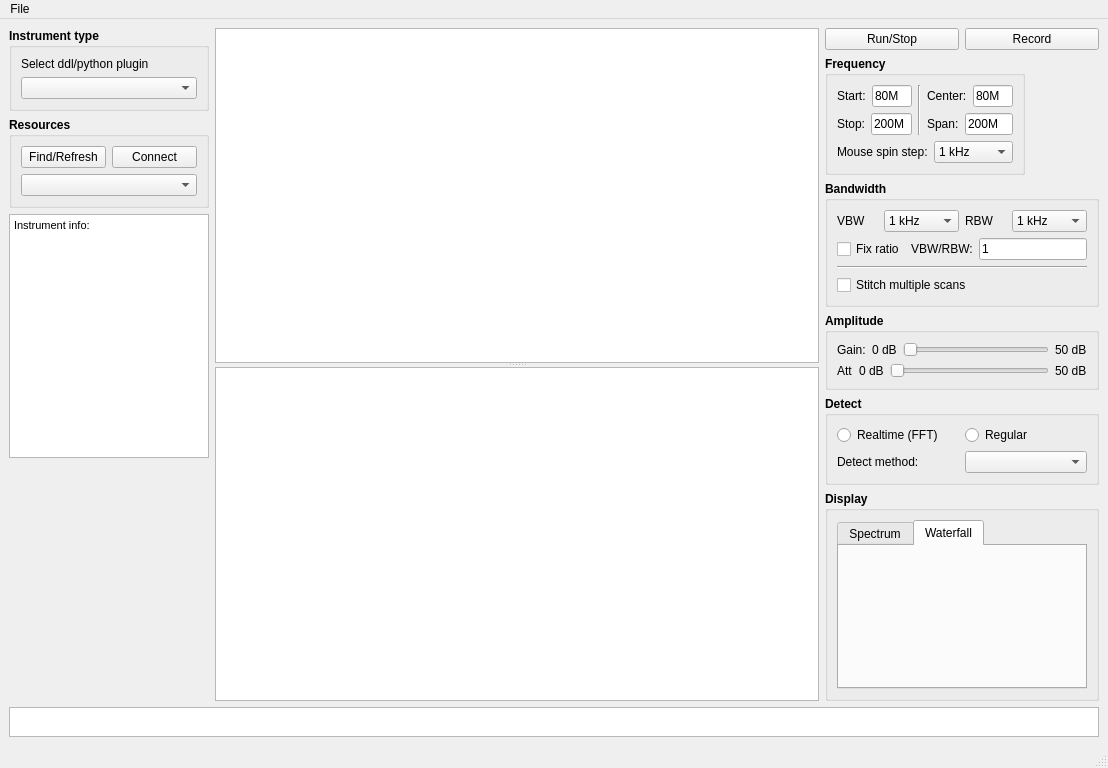
<?xml version="1.0" encoding="UTF-8"?>
<ui version="4.0">
 <class>MainWindow</class>
 <widget class="QMainWindow" name="MainWindow">
  <property name="geometry">
   <rect>
    <x>0</x>
    <y>0</y>
    <width>1108</width>
    <height>632</height>
   </rect>
  </property>
  <property name="windowTitle">
   <string>MainWindow</string>
  </property>
  <property name="tabShape">
   <enum>QTabWidget::Triangular</enum>
  </property>
  <widget class="QWidget" name="centralwidget">
   <layout class="QGridLayout" name="gridLayout_10">
    <item row="0" column="0">
     <layout class="QVBoxLayout" name="verticalLayout_2">
      <item>
       <widget class="QGroupBox" name="groupBox_2">
        <property name="maximumSize">
         <size>
          <width>200</width>
          <height>16777215</height>
         </size>
        </property>
        <property name="font">
         <font>
          <weight>75</weight>
          <bold>true</bold>
         </font>
        </property>
        <property name="title">
         <string>Instrument type</string>
        </property>
        <layout class="QGridLayout" name="gridLayout_3">
         <item row="0" column="0">
          <layout class="QGridLayout" name="gridLayout">
           <item row="0" column="0">
            <widget class="QLabel" name="label">
             <property name="font">
              <font>
               <weight>50</weight>
               <bold>false</bold>
              </font>
             </property>
             <property name="text">
              <string>Select ddl/python plugin</string>
             </property>
            </widget>
           </item>
           <item row="1" column="0">
            <widget class="QComboBox" name="comboBox_2">
             <property name="font">
              <font>
               <weight>50</weight>
               <bold>false</bold>
              </font>
             </property>
            </widget>
           </item>
          </layout>
         </item>
        </layout>
       </widget>
      </item>
      <item>
       <widget class="QGroupBox" name="groupBox">
        <property name="maximumSize">
         <size>
          <width>200</width>
          <height>16777215</height>
         </size>
        </property>
        <property name="font">
         <font>
          <weight>75</weight>
          <bold>true</bold>
         </font>
        </property>
        <property name="title">
         <string>Resources</string>
        </property>
        <layout class="QGridLayout" name="gridLayout_2">
         <item row="0" column="0">
          <layout class="QVBoxLayout" name="verticalLayout">
           <item>
            <layout class="QHBoxLayout" name="horizontalLayout">
             <item>
              <widget class="QPushButton" name="pushButton">
               <property name="font">
                <font>
                 <weight>50</weight>
                 <bold>false</bold>
                </font>
               </property>
               <property name="text">
                <string>Find/Refresh</string>
               </property>
              </widget>
             </item>
             <item>
              <widget class="QPushButton" name="pushButton_2">
               <property name="font">
                <font>
                 <weight>50</weight>
                 <bold>false</bold>
                </font>
               </property>
               <property name="text">
                <string>Connect</string>
               </property>
              </widget>
             </item>
            </layout>
           </item>
           <item>
            <widget class="QComboBox" name="comboBox">
             <property name="font">
              <font>
               <weight>50</weight>
               <bold>false</bold>
              </font>
             </property>
            </widget>
           </item>
          </layout>
         </item>
        </layout>
       </widget>
      </item>
      <item>
       <widget class="QTextBrowser" name="textBrowser">
        <property name="maximumSize">
         <size>
          <width>200</width>
          <height>16777215</height>
         </size>
        </property>
        <property name="html">
         <string>&lt;!DOCTYPE HTML PUBLIC &quot;-//W3C//DTD HTML 4.0//EN&quot; &quot;http://www.w3.org/TR/REC-html40/strict.dtd&quot;&gt;
&lt;html&gt;&lt;head&gt;&lt;meta name=&quot;qrichtext&quot; content=&quot;1&quot; /&gt;&lt;style type=&quot;text/css&quot;&gt;
p, li { white-space: pre-wrap; }
&lt;/style&gt;&lt;/head&gt;&lt;body style=&quot; font-family:'MS Shell Dlg 2'; font-size:8pt; font-weight:400; font-style:normal;&quot;&gt;
&lt;p style=&quot; margin-top:0px; margin-bottom:0px; margin-left:0px; margin-right:0px; -qt-block-indent:0; text-indent:0px;&quot;&gt;Instrument info:&lt;/p&gt;&lt;/body&gt;&lt;/html&gt;</string>
        </property>
       </widget>
      </item>
      <item>
       <spacer name="verticalSpacer">
        <property name="orientation">
         <enum>Qt::Vertical</enum>
        </property>
        <property name="sizeHint" stdset="0">
         <size>
          <width>155</width>
          <height>68</height>
         </size>
        </property>
       </spacer>
      </item>
     </layout>
    </item>
    <item row="0" column="1">
     <widget class="QSplitter" name="splitter_2">
      <property name="sizePolicy">
       <sizepolicy hsizetype="Expanding" vsizetype="Expanding">
        <horstretch>20</horstretch>
        <verstretch>20</verstretch>
       </sizepolicy>
      </property>
      <property name="orientation">
       <enum>Qt::Vertical</enum>
      </property>
      <widget class="PlotWidget" name="graphicsView">
       <property name="sizePolicy">
        <sizepolicy hsizetype="Expanding" vsizetype="Expanding">
         <horstretch>20</horstretch>
         <verstretch>20</verstretch>
        </sizepolicy>
       </property>
       <property name="minimumSize">
        <size>
         <width>600</width>
         <height>150</height>
        </size>
       </property>
      </widget>
      <widget class="PlotWidget" name="graphicsView_2">
       <property name="sizePolicy">
        <sizepolicy hsizetype="Expanding" vsizetype="Expanding">
         <horstretch>20</horstretch>
         <verstretch>20</verstretch>
        </sizepolicy>
       </property>
       <property name="minimumSize">
        <size>
         <width>600</width>
         <height>300</height>
        </size>
       </property>
      </widget>
     </widget>
    </item>
    <item row="0" column="2">
     <layout class="QVBoxLayout" name="verticalLayout_3">
      <item>
       <layout class="QHBoxLayout" name="horizontalLayout_9">
        <item>
         <widget class="QPushButton" name="pushButton_3">
          <property name="text">
           <string>Run/Stop</string>
          </property>
         </widget>
        </item>
        <item>
         <widget class="QPushButton" name="pushButton_4">
          <property name="text">
           <string>Record</string>
          </property>
         </widget>
        </item>
       </layout>
      </item>
      <item>
       <widget class="QGroupBox" name="groupBox_3">
        <property name="maximumSize">
         <size>
          <width>200</width>
          <height>16777215</height>
         </size>
        </property>
        <property name="font">
         <font>
          <weight>75</weight>
          <bold>true</bold>
         </font>
        </property>
        <property name="title">
         <string>Frequency</string>
        </property>
        <layout class="QGridLayout" name="gridLayout_4">
         <item row="0" column="0">
          <layout class="QHBoxLayout" name="horizontalLayout_2">
           <item>
            <widget class="QLabel" name="label_2">
             <property name="font">
              <font>
               <weight>50</weight>
               <bold>false</bold>
              </font>
             </property>
             <property name="text">
              <string>Start:</string>
             </property>
            </widget>
           </item>
           <item>
            <widget class="QLineEdit" name="lineEdit">
             <property name="font">
              <font>
               <weight>50</weight>
               <bold>false</bold>
              </font>
             </property>
             <property name="text">
              <string>80M</string>
             </property>
            </widget>
           </item>
          </layout>
         </item>
         <item row="0" column="2">
          <layout class="QHBoxLayout" name="horizontalLayout_5">
           <item>
            <widget class="QLabel" name="label_5">
             <property name="font">
              <font>
               <weight>50</weight>
               <bold>false</bold>
              </font>
             </property>
             <property name="text">
              <string>Center:</string>
             </property>
            </widget>
           </item>
           <item>
            <widget class="QLineEdit" name="lineEdit_4">
             <property name="font">
              <font>
               <weight>50</weight>
               <bold>false</bold>
              </font>
             </property>
             <property name="text">
              <string>80M</string>
             </property>
            </widget>
           </item>
          </layout>
         </item>
         <item row="1" column="0">
          <layout class="QHBoxLayout" name="horizontalLayout_3">
           <item>
            <widget class="QLabel" name="label_3">
             <property name="font">
              <font>
               <weight>50</weight>
               <bold>false</bold>
              </font>
             </property>
             <property name="text">
              <string>Stop:</string>
             </property>
            </widget>
           </item>
           <item>
            <widget class="QLineEdit" name="lineEdit_2">
             <property name="font">
              <font>
               <weight>50</weight>
               <bold>false</bold>
              </font>
             </property>
             <property name="text">
              <string>200M</string>
             </property>
            </widget>
           </item>
          </layout>
         </item>
         <item row="1" column="2">
          <layout class="QHBoxLayout" name="horizontalLayout_4">
           <item>
            <widget class="QLabel" name="label_4">
             <property name="font">
              <font>
               <weight>50</weight>
               <bold>false</bold>
              </font>
             </property>
             <property name="text">
              <string>Span:</string>
             </property>
            </widget>
           </item>
           <item>
            <widget class="QLineEdit" name="lineEdit_3">
             <property name="font">
              <font>
               <weight>50</weight>
               <bold>false</bold>
              </font>
             </property>
             <property name="text">
              <string>200M</string>
             </property>
            </widget>
           </item>
          </layout>
         </item>
         <item row="0" column="1" rowspan="2">
          <widget class="Line" name="line">
           <property name="orientation">
            <enum>Qt::Vertical</enum>
           </property>
          </widget>
         </item>
         <item row="2" column="0" colspan="3">
          <layout class="QHBoxLayout" name="horizontalLayout_10">
           <item>
            <widget class="QLabel" name="label_10">
             <property name="font">
              <font>
               <weight>50</weight>
               <bold>false</bold>
              </font>
             </property>
             <property name="text">
              <string>Mouse spin step:</string>
             </property>
            </widget>
           </item>
           <item>
            <widget class="QComboBox" name="comboBox_3">
             <property name="font">
              <font>
               <weight>50</weight>
               <bold>false</bold>
              </font>
             </property>
             <item>
              <property name="text">
               <string>1 kHz</string>
              </property>
             </item>
             <item>
              <property name="text">
               <string>5 kHz</string>
              </property>
             </item>
             <item>
              <property name="text">
               <string>10 kHz</string>
              </property>
             </item>
             <item>
              <property name="text">
               <string>50 kHz</string>
              </property>
             </item>
             <item>
              <property name="text">
               <string>100 kHz</string>
              </property>
             </item>
             <item>
              <property name="text">
               <string>500 kHz</string>
              </property>
             </item>
             <item>
              <property name="text">
               <string>1 MHz</string>
              </property>
             </item>
             <item>
              <property name="text">
               <string>5 MHz</string>
              </property>
             </item>
             <item>
              <property name="text">
               <string>10 MHz</string>
              </property>
             </item>
            </widget>
           </item>
          </layout>
         </item>
        </layout>
       </widget>
      </item>
      <item>
       <widget class="QGroupBox" name="groupBox_4">
        <property name="font">
         <font>
          <weight>75</weight>
          <bold>true</bold>
         </font>
        </property>
        <property name="title">
         <string>Bandwidth</string>
        </property>
        <layout class="QGridLayout" name="gridLayout_7">
         <item row="0" column="0">
          <layout class="QHBoxLayout" name="horizontalLayout_8">
           <item>
            <widget class="QLabel" name="label_8">
             <property name="font">
              <font>
               <weight>50</weight>
               <bold>false</bold>
              </font>
             </property>
             <property name="text">
              <string>VBW</string>
             </property>
            </widget>
           </item>
           <item>
            <widget class="QComboBox" name="comboBox_5">
             <property name="font">
              <font>
               <weight>50</weight>
               <bold>false</bold>
              </font>
             </property>
             <item>
              <property name="text">
               <string>1 kHz</string>
              </property>
             </item>
             <item>
              <property name="text">
               <string>5 kHz</string>
              </property>
             </item>
             <item>
              <property name="text">
               <string>10 kHz</string>
              </property>
             </item>
             <item>
              <property name="text">
               <string>50 kHz</string>
              </property>
             </item>
             <item>
              <property name="text">
               <string>100 kHz</string>
              </property>
             </item>
             <item>
              <property name="text">
               <string>500 kHz</string>
              </property>
             </item>
             <item>
              <property name="text">
               <string>1 MHz</string>
              </property>
             </item>
             <item>
              <property name="text">
               <string>5 MHz</string>
              </property>
             </item>
             <item>
              <property name="text">
               <string>10 MHz</string>
              </property>
             </item>
            </widget>
           </item>
          </layout>
         </item>
         <item row="0" column="1">
          <layout class="QHBoxLayout" name="horizontalLayout_6">
           <item>
            <widget class="QLabel" name="label_6">
             <property name="font">
              <font>
               <weight>50</weight>
               <bold>false</bold>
              </font>
             </property>
             <property name="text">
              <string>RBW</string>
             </property>
            </widget>
           </item>
           <item>
            <widget class="QComboBox" name="comboBox_4">
             <property name="font">
              <font>
               <weight>50</weight>
               <bold>false</bold>
              </font>
             </property>
             <item>
              <property name="text">
               <string>1 kHz</string>
              </property>
             </item>
             <item>
              <property name="text">
               <string>5 kHz</string>
              </property>
             </item>
             <item>
              <property name="text">
               <string>10 kHz</string>
              </property>
             </item>
             <item>
              <property name="text">
               <string>50 kHz</string>
              </property>
             </item>
             <item>
              <property name="text">
               <string>100 kHz</string>
              </property>
             </item>
             <item>
              <property name="text">
               <string>500 kHz</string>
              </property>
             </item>
             <item>
              <property name="text">
               <string>1 MHz</string>
              </property>
             </item>
             <item>
              <property name="text">
               <string>5 MHz</string>
              </property>
             </item>
             <item>
              <property name="text">
               <string>10 MHz</string>
              </property>
             </item>
            </widget>
           </item>
          </layout>
         </item>
         <item row="1" column="0" colspan="2">
          <layout class="QHBoxLayout" name="horizontalLayout_7">
           <item>
            <widget class="QCheckBox" name="checkBox">
             <property name="font">
              <font>
               <weight>50</weight>
               <bold>false</bold>
              </font>
             </property>
             <property name="text">
              <string>Fix ratio</string>
             </property>
            </widget>
           </item>
           <item>
            <widget class="QLabel" name="label_7">
             <property name="font">
              <font>
               <weight>50</weight>
               <bold>false</bold>
              </font>
             </property>
             <property name="text">
              <string>VBW/RBW:</string>
             </property>
            </widget>
           </item>
           <item>
            <widget class="QLineEdit" name="lineEdit_5">
             <property name="font">
              <font>
               <weight>50</weight>
               <bold>false</bold>
              </font>
             </property>
             <property name="text">
              <string>1</string>
             </property>
            </widget>
           </item>
          </layout>
         </item>
         <item row="2" column="0" colspan="2">
          <widget class="Line" name="line_2">
           <property name="orientation">
            <enum>Qt::Horizontal</enum>
           </property>
          </widget>
         </item>
         <item row="3" column="0" colspan="2">
          <widget class="QCheckBox" name="checkBox_2">
           <property name="font">
            <font>
             <weight>50</weight>
             <bold>false</bold>
            </font>
           </property>
           <property name="text">
            <string>Stitch multiple scans</string>
           </property>
          </widget>
         </item>
        </layout>
       </widget>
      </item>
      <item>
       <widget class="QGroupBox" name="groupBox_5">
        <property name="font">
         <font>
          <weight>75</weight>
          <bold>true</bold>
         </font>
        </property>
        <property name="title">
         <string>Amplitude</string>
        </property>
        <layout class="QGridLayout" name="gridLayout_5">
         <item row="0" column="0">
          <layout class="QHBoxLayout" name="horizontalLayout_11">
           <item>
            <widget class="QLabel" name="label_9">
             <property name="font">
              <font>
               <weight>50</weight>
               <bold>false</bold>
              </font>
             </property>
             <property name="text">
              <string>Gain:</string>
             </property>
            </widget>
           </item>
           <item>
            <widget class="QLabel" name="label_11">
             <property name="font">
              <font>
               <weight>50</weight>
               <bold>false</bold>
              </font>
             </property>
             <property name="text">
              <string>0 dB</string>
             </property>
            </widget>
           </item>
           <item>
            <widget class="QSlider" name="horizontalSlider">
             <property name="font">
              <font>
               <weight>50</weight>
               <bold>false</bold>
              </font>
             </property>
             <property name="orientation">
              <enum>Qt::Horizontal</enum>
             </property>
            </widget>
           </item>
           <item>
            <widget class="QLabel" name="label_12">
             <property name="font">
              <font>
               <weight>50</weight>
               <bold>false</bold>
              </font>
             </property>
             <property name="text">
              <string>50 dB</string>
             </property>
            </widget>
           </item>
          </layout>
         </item>
         <item row="1" column="0">
          <layout class="QHBoxLayout" name="horizontalLayout_12">
           <item>
            <widget class="QLabel" name="label_13">
             <property name="font">
              <font>
               <weight>50</weight>
               <bold>false</bold>
              </font>
             </property>
             <property name="text">
              <string>Att</string>
             </property>
            </widget>
           </item>
           <item>
            <widget class="QLabel" name="label_14">
             <property name="font">
              <font>
               <weight>50</weight>
               <bold>false</bold>
              </font>
             </property>
             <property name="text">
              <string>0 dB</string>
             </property>
            </widget>
           </item>
           <item>
            <widget class="QSlider" name="horizontalSlider_2">
             <property name="orientation">
              <enum>Qt::Horizontal</enum>
             </property>
            </widget>
           </item>
           <item>
            <widget class="QLabel" name="label_15">
             <property name="font">
              <font>
               <weight>50</weight>
               <bold>false</bold>
              </font>
             </property>
             <property name="text">
              <string>50 dB</string>
             </property>
            </widget>
           </item>
          </layout>
         </item>
        </layout>
       </widget>
      </item>
      <item>
       <widget class="QGroupBox" name="groupBox_6">
        <property name="font">
         <font>
          <weight>75</weight>
          <bold>true</bold>
         </font>
        </property>
        <property name="title">
         <string>Detect</string>
        </property>
        <layout class="QGridLayout" name="gridLayout_6">
         <item row="0" column="0">
          <layout class="QHBoxLayout" name="horizontalLayout_13">
           <item>
            <widget class="QRadioButton" name="radioButton">
             <property name="font">
              <font>
               <weight>50</weight>
               <bold>false</bold>
              </font>
             </property>
             <property name="text">
              <string>Realtime (FFT)</string>
             </property>
            </widget>
           </item>
           <item>
            <widget class="QRadioButton" name="radioButton_2">
             <property name="font">
              <font>
               <weight>50</weight>
               <bold>false</bold>
              </font>
             </property>
             <property name="text">
              <string>Regular</string>
             </property>
            </widget>
           </item>
          </layout>
         </item>
         <item row="1" column="0">
          <layout class="QHBoxLayout" name="horizontalLayout_14">
           <item>
            <widget class="QLabel" name="label_16">
             <property name="font">
              <font>
               <weight>50</weight>
               <bold>false</bold>
              </font>
             </property>
             <property name="text">
              <string>Detect method:</string>
             </property>
            </widget>
           </item>
           <item>
            <widget class="QComboBox" name="comboBox_6"/>
           </item>
          </layout>
         </item>
        </layout>
       </widget>
      </item>
      <item>
       <widget class="QGroupBox" name="groupBox_7">
        <property name="font">
         <font>
          <weight>75</weight>
          <bold>true</bold>
         </font>
        </property>
        <property name="title">
         <string>Display</string>
        </property>
        <layout class="QGridLayout" name="gridLayout_9">
         <item row="0" column="0">
          <widget class="QTabWidget" name="tabWidget">
           <property name="font">
            <font>
             <weight>50</weight>
             <bold>false</bold>
            </font>
           </property>
           <property name="currentIndex">
            <number>1</number>
           </property>
           <widget class="QWidget" name="tab">
            <attribute name="title">
             <string>Spectrum</string>
            </attribute>
            <layout class="QGridLayout" name="gridLayout_8">
             <item row="3" column="0">
              <layout class="QHBoxLayout" name="horizontalLayout_18">
               <item>
                <widget class="QLabel" name="label_24">
                 <property name="text">
                  <string>Y range:</string>
                 </property>
                </widget>
               </item>
               <item>
                <widget class="QCheckBox" name="checkBox_3">
                 <property name="text">
                  <string>Auto</string>
                 </property>
                </widget>
               </item>
               <item>
                <widget class="QLineEdit" name="lineEdit_6">
                 <property name="text">
                  <string>-110,0</string>
                 </property>
                </widget>
               </item>
              </layout>
             </item>
             <item row="2" column="0">
              <layout class="QHBoxLayout" name="horizontalLayout_17">
               <item>
                <widget class="QLabel" name="label_21">
                 <property name="font">
                  <font>
                   <weight>50</weight>
                   <bold>false</bold>
                  </font>
                 </property>
                 <property name="text">
                  <string>Intensity:</string>
                 </property>
                </widget>
               </item>
               <item>
                <widget class="QLabel" name="label_22">
                 <property name="font">
                  <font>
                   <weight>50</weight>
                   <bold>false</bold>
                  </font>
                 </property>
                 <property name="text">
                  <string>min</string>
                 </property>
                </widget>
               </item>
               <item>
                <widget class="QSlider" name="horizontalSlider_4">
                 <property name="orientation">
                  <enum>Qt::Horizontal</enum>
                 </property>
                </widget>
               </item>
               <item>
                <widget class="QLabel" name="label_23">
                 <property name="font">
                  <font>
                   <weight>50</weight>
                   <bold>false</bold>
                  </font>
                 </property>
                 <property name="text">
                  <string>max</string>
                 </property>
                </widget>
               </item>
              </layout>
             </item>
             <item row="0" column="0">
              <layout class="QHBoxLayout" name="horizontalLayout_15">
               <item>
                <widget class="QLabel" name="label_17">
                 <property name="text">
                  <string>Mode:</string>
                 </property>
                </widget>
               </item>
               <item>
                <widget class="QRadioButton" name="radioButton_3">
                 <property name="text">
                  <string>Phosphorus</string>
                 </property>
                </widget>
               </item>
               <item>
                <widget class="QRadioButton" name="radioButton_4">
                 <property name="text">
                  <string>Regular</string>
                 </property>
                </widget>
               </item>
              </layout>
             </item>
             <item row="1" column="0">
              <layout class="QHBoxLayout" name="horizontalLayout_16">
               <item>
                <widget class="QLabel" name="label_18">
                 <property name="font">
                  <font>
                   <weight>50</weight>
                   <bold>false</bold>
                  </font>
                 </property>
                 <property name="text">
                  <string>Persistance：</string>
                 </property>
                </widget>
               </item>
               <item>
                <widget class="QLabel" name="label_19">
                 <property name="font">
                  <font>
                   <weight>50</weight>
                   <bold>false</bold>
                  </font>
                 </property>
                 <property name="text">
                  <string>min</string>
                 </property>
                </widget>
               </item>
               <item>
                <widget class="QSlider" name="horizontalSlider_3">
                 <property name="orientation">
                  <enum>Qt::Horizontal</enum>
                 </property>
                </widget>
               </item>
               <item>
                <widget class="QLabel" name="label_20">
                 <property name="font">
                  <font>
                   <weight>50</weight>
                   <bold>false</bold>
                  </font>
                 </property>
                 <property name="text">
                  <string>max</string>
                 </property>
                </widget>
               </item>
              </layout>
             </item>
             <item row="4" column="0">
              <layout class="QHBoxLayout" name="horizontalLayout_19">
               <item>
                <widget class="QLabel" name="label_25">
                 <property name="text">
                  <string>Y unit:</string>
                 </property>
                </widget>
               </item>
               <item>
                <widget class="QComboBox" name="comboBox_7">
                 <item>
                  <property name="text">
                   <string>dBm</string>
                  </property>
                 </item>
                 <item>
                  <property name="text">
                   <string>dBV</string>
                  </property>
                 </item>
                 <item>
                  <property name="text">
                   <string>dBuV</string>
                  </property>
                 </item>
                 <item>
                  <property name="text">
                   <string>V/rtHz</string>
                  </property>
                 </item>
                </widget>
               </item>
              </layout>
             </item>
            </layout>
           </widget>
           <widget class="QWidget" name="tab_2">
            <attribute name="title">
             <string>Waterfall</string>
            </attribute>
           </widget>
          </widget>
         </item>
        </layout>
       </widget>
      </item>
     </layout>
    </item>
    <item row="1" column="0" colspan="3">
     <widget class="QTextBrowser" name="textBrowser_2">
      <property name="sizePolicy">
       <sizepolicy hsizetype="Expanding" vsizetype="Expanding">
        <horstretch>0</horstretch>
        <verstretch>1</verstretch>
       </sizepolicy>
      </property>
      <property name="maximumSize">
       <size>
        <width>16777215</width>
        <height>30</height>
       </size>
      </property>
     </widget>
    </item>
   </layout>
  </widget>
  <widget class="QMenuBar" name="menubar">
   <property name="geometry">
    <rect>
     <x>0</x>
     <y>0</y>
     <width>1108</width>
     <height>18</height>
    </rect>
   </property>
   <widget class="QMenu" name="menuFile">
    <property name="title">
     <string>File</string>
    </property>
   </widget>
   <addaction name="menuFile"/>
  </widget>
  <widget class="QStatusBar" name="statusbar"/>
 </widget>
 <customwidgets>
  <customwidget>
   <class>PlotWidget</class>
   <extends>QGraphicsView</extends>
   <header>pyqtgraph</header>
  </customwidget>
 </customwidgets>
 <resources/>
 <connections/>
</ui>
